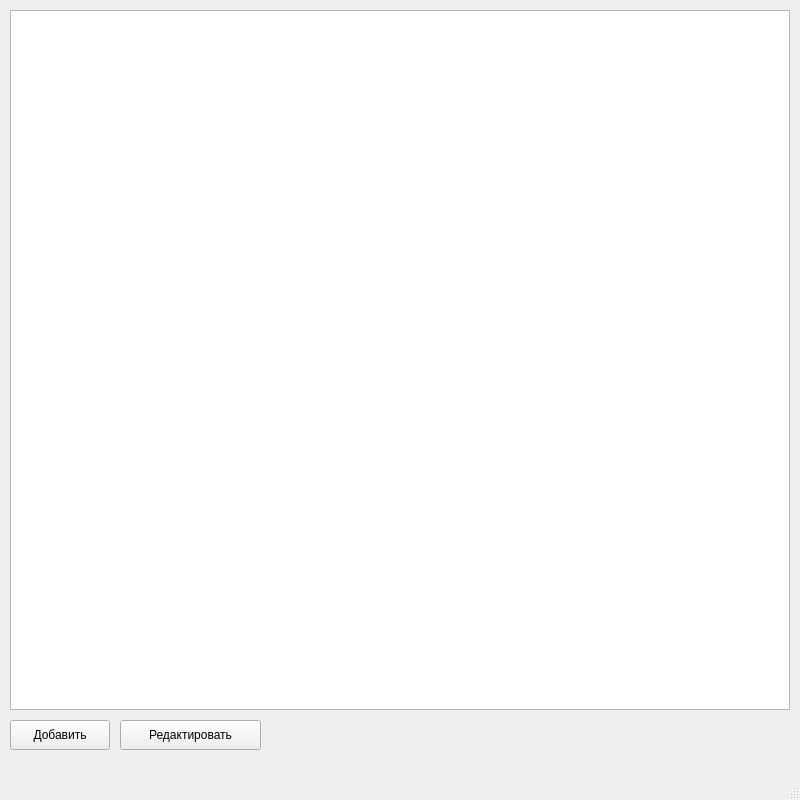
<?xml version="1.0" encoding="UTF-8"?>
<ui version="4.0">
 <class>MainWindow</class>
 <widget class="QMainWindow" name="MainWindow">
  <property name="geometry">
   <rect>
    <x>0</x>
    <y>0</y>
    <width>800</width>
    <height>800</height>
   </rect>
  </property>
  <property name="windowTitle">
   <string>MainWindow</string>
  </property>
  <widget class="QWidget" name="centralwidget">
   <widget class="QTableWidget" name="tableWidget">
    <property name="geometry">
     <rect>
      <x>10</x>
      <y>10</y>
      <width>780</width>
      <height>700</height>
     </rect>
    </property>
   </widget>
   <widget class="QPushButton" name="addButton">
    <property name="geometry">
     <rect>
      <x>10</x>
      <y>720</y>
      <width>100</width>
      <height>30</height>
     </rect>
    </property>
    <property name="text">
     <string>Добавить</string>
    </property>
   </widget>
   <widget class="QPushButton" name="redactButton">
    <property name="geometry">
     <rect>
      <x>120</x>
      <y>720</y>
      <width>141</width>
      <height>30</height>
     </rect>
    </property>
    <property name="text">
     <string>Редактировать</string>
    </property>
   </widget>
  </widget>
  <widget class="QMenuBar" name="menubar">
   <property name="geometry">
    <rect>
     <x>0</x>
     <y>0</y>
     <width>800</width>
     <height>22</height>
    </rect>
   </property>
  </widget>
  <widget class="QStatusBar" name="statusbar"/>
 </widget>
 <resources/>
 <connections/>
</ui>
